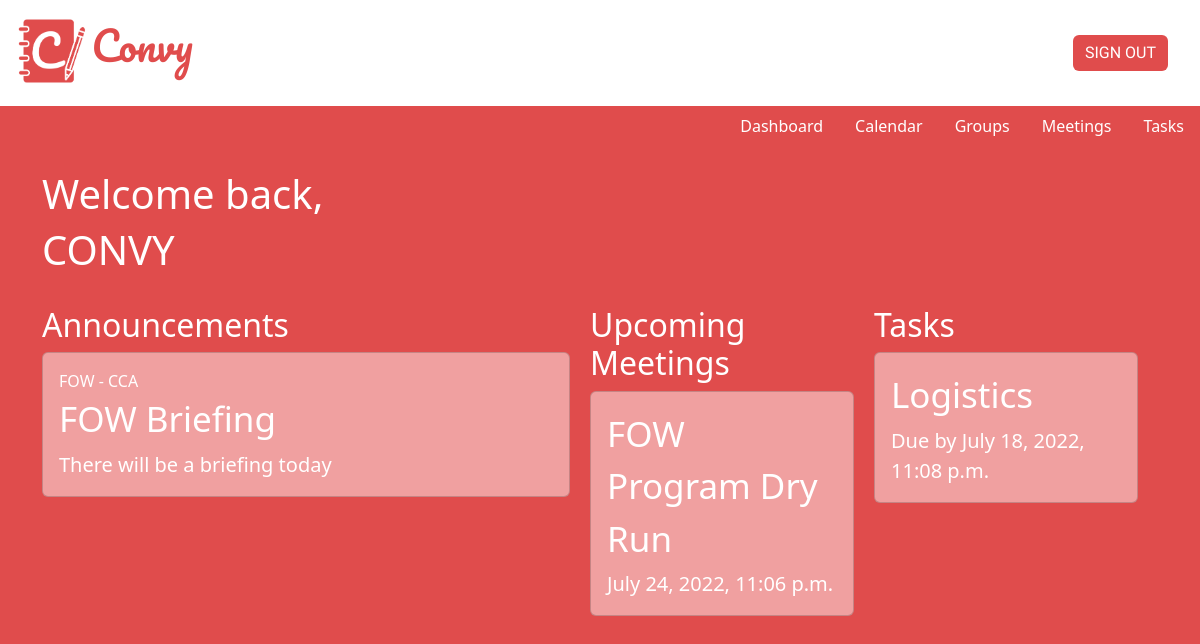
Screenshot of /dashboard/dashboard/ (signed in) with the database file from the repository.
### group/models.py (models this page shows, shortened)
class Announcement(models.Model):
    user = models.ForeignKey(User, on_delete=models.CASCADE)
    title = models.CharField(max_length=225, blank=False)
    body = models.TextField(blank=True)
    published = models.DateTimeField(default=timezone.now)
    group = models.ForeignKey(Group, on_delete=models.CASCADE, default=1)
    class Meta:
        ordering = ('-published',)

class Group(models.Model):
    CATEGORY = (
        ('PERSONAL', 'PERSONAL'),
        ('CCA', 'CCA'),
        ('MODULE', 'MODULE'),
        ('PROJECT', 'PROJECT')
    )
    category = models.CharField(max_length=10, choices=CATEGORY, default='PERS')
    title = models.CharField(max_length=63, blank=False)
    members = models.ManyToManyField(User, blank=True)
    class Meta:
        ordering = ('title',)
    def __str__(self):
        return self.title + " - " + self.category

### meeting/models.py (models this page shows, shortened)
class Meeting(models.Model):
    user = models.ForeignKey(User, on_delete=models.CASCADE, default=1)
    group = models.ForeignKey(Group, on_delete=models.CASCADE, default=1) # group to be changed to Foreign Key
    agenda = models.CharField(max_length=225, blank=False)
    meeting_date = models.DateTimeField()
    location = models.CharField(max_length=225, blank=True)
    meeting_link = models.URLField(max_length=225, blank=True)
    meeting_minutes = models.TextField(blank=True)

### task/models.py (models this page shows, shortened)
class TaskGroup(models.Model):
    user = models.ForeignKey(User, on_delete=models.CASCADE, null = True, blank=True)
    group = models.ForeignKey(Group, on_delete=models.CASCADE, default=1)
    title = models.CharField(max_length=200)
    deadline = models.DateTimeField(null = True, blank = True)

### dashboard/views.py (the view)
# urls.py: path('dashboard/', include('dashboard.urls')),
def dashboard(request):
    announcement = Announcement.objects.filter(group__members__username=request.user)
    meeting = Meeting.objects.filter(group__members__username=request.user)
    upcomingmeeting = meeting.filter(meeting_date__gt = timezone.now())
    taskgroup = TaskGroup.objects.filter(group__members__username=request.user)
    return render(request, 'dashboard/dashboard.html', {
        'announcement': announcement,
        'upcomingmeeting': upcomingmeeting,
        'taskgroup': taskgroup,
    })

### dashboard/templates/dashboard/dashboard.html (shortened to what this page needs)
{% extends 'authentication/base.html' %}
{% block content %}
    <h1>Welcome back,</h1>
    <h1>{{user.username | upper}}</h1>
    <br>
    <div class="dashboard">
    <div class="announcements">
    <h2>Announcements</h2>
    {% for announcements in announcement %}
    <a href="{% url 'group:all-announcement' %}">
        <div class="card">
            <div class="card-body">
                <div class="Info">
                    {{ announcements.group }}
                </div>
                <div class="title">{{ announcements.title }}</div> <br>
                <div class="content">{{ announcements.body }}</div>
            </div>
        </div>
    </a>
    <br>
    {% endfor %}
    </div>
    <br> <br>
    <div class="upcomingmeeting">
    <h2>Upcoming Meetings</h2>
    {% for meetings in upcomingmeeting %}
    <a href="{% url 'meeting:update-meeting' meetings.id %}">
        <div class="card">
            <div class="card-body">
                <div class="title">{{ meetings.agenda }}</div> <br>
                <div class="content">{{ meetings.meeting_date }}</div>
            </div>
        </div>
    </a>
    <br>
    {% endfor %}
    </div>
    <br> <br>
    <div class="tasks">
    <h2>Tasks</h2>
    {% for tasks in taskgroup %}
    <a href="{% url 'task:task-list' tasks.id %}">
    <div class="card">
        <div class="card-body">
            <div class="title">{{ tasks.title }}</div> <br>
            <div class="content">Due by {{ tasks.deadline }}</div>
        </div>
    </div>
    </a>
    <br>
    {% endfor %}
    </div>
    </div>
{% endblock %}

### authentication/static/authentication/styles/base.css (style rules this page uses)
* { margin: 0; padding: 0; box-sizing: border-box; }
body { background-color: #e04c4c; }
.nav-link, .nav-link:hover, a { color: white; }
h1, h3, hr, p, ul, a, li, form { color: white; }

### dashboard/templates/dashboard/dashboard.html (style rules this page uses)
body { color: white; width: 100%; }
.card { background-color: #F0A0A0; }
.title { font-size: 35px; }
.Info { display: flex; justify-content: space-between; }
.content { margin-top: -20px; font-size: 20px; }
a { text-decoration: none; }
.announcements { width: 50%; margin-right: 20px; }
.upcomingmeeting, .tasks { width: 25%; float: right; margin-right: 20px; }
.dashboard { display: flex; }

### rows the page displays
Announcement: group "FOW - CCA", title "FOW Briefing", body "There will be a briefing today"
Meeting: agenda "FOW Program Dry Run", meeting_date "July 24, 2022, 11:06 p.m."
TaskGroup: title "Logistics", deadline "July 18, 2022, 11:08 p.m."

### other values shown
{{ user.username | upper }} "CONVY"
